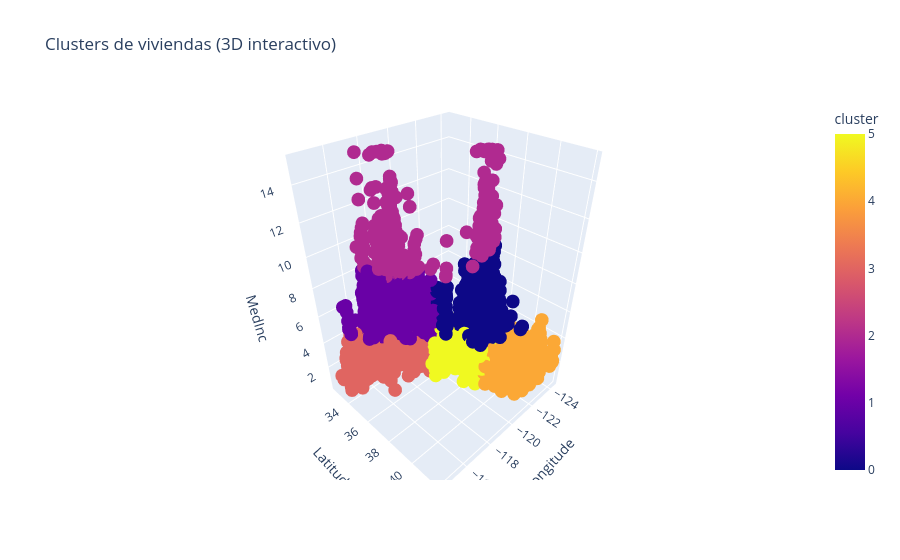

Notebook code cell kept with this figure:
### Code cell
fig = px.scatter_3d(
    train,
    x="Longitude",
    y="Latitude",
    z="MedInc",
    color="cluster",
    title="Clusters de viviendas (3D interactivo)"
)

fig.show()

### Figure 1 — Plotly figure (JSON) as saved in the notebook; plotly's stock layout.template omitted (floating-point values rounded to 4 significant figures; data arrays with more than 128 entries replaced by an {"elided": "..."} marker saying what was removed)
{"data": [{"hovertemplate": "Longitude=%{x}<br>Latitude=%{y}<br>MedInc=%{z}<br>cluster=%{marker.color}<extra></extra>", "legendgroup": "", "marker": {"color": {"elided": "16512 int values"}, "coloraxis": "coloraxis", "symbol": "circle"}, "mode": "markers", "name": "", "scene": "scene", "showlegend": false, "type": "scatter3d", "x": {"elided": "16512 float values"}, "y": {"elided": "16512 float values"}, "z": {"elided": "16512 float values"}}], "layout": {"coloraxis": {"colorbar": {"title": {"text": "cluster"}}, "colorscale": [[0, "#0d0887"], [0.1111, "#46039f"], [0.2222, "#7201a8"], [0.3333, "#9c179e"], [0.4444, "#bd3786"], [0.5556, "#d8576b"], [0.6667, "#ed7953"], [0.7778, "#fb9f3a"], [0.8889, "#fdca26"], [1, "#f0f921"]]}, "legend": {"tracegroupgap": 0}, "scene": {"domain": {"x": [0, 1], "y": [0, 1]}, "xaxis": {"title": {"text": "Longitude"}}, "yaxis": {"title": {"text": "Latitude"}}, "zaxis": {"title": {"text": "MedInc"}}}, "title": {"text": "Clusters de viviendas (3D interactivo)"}}}
